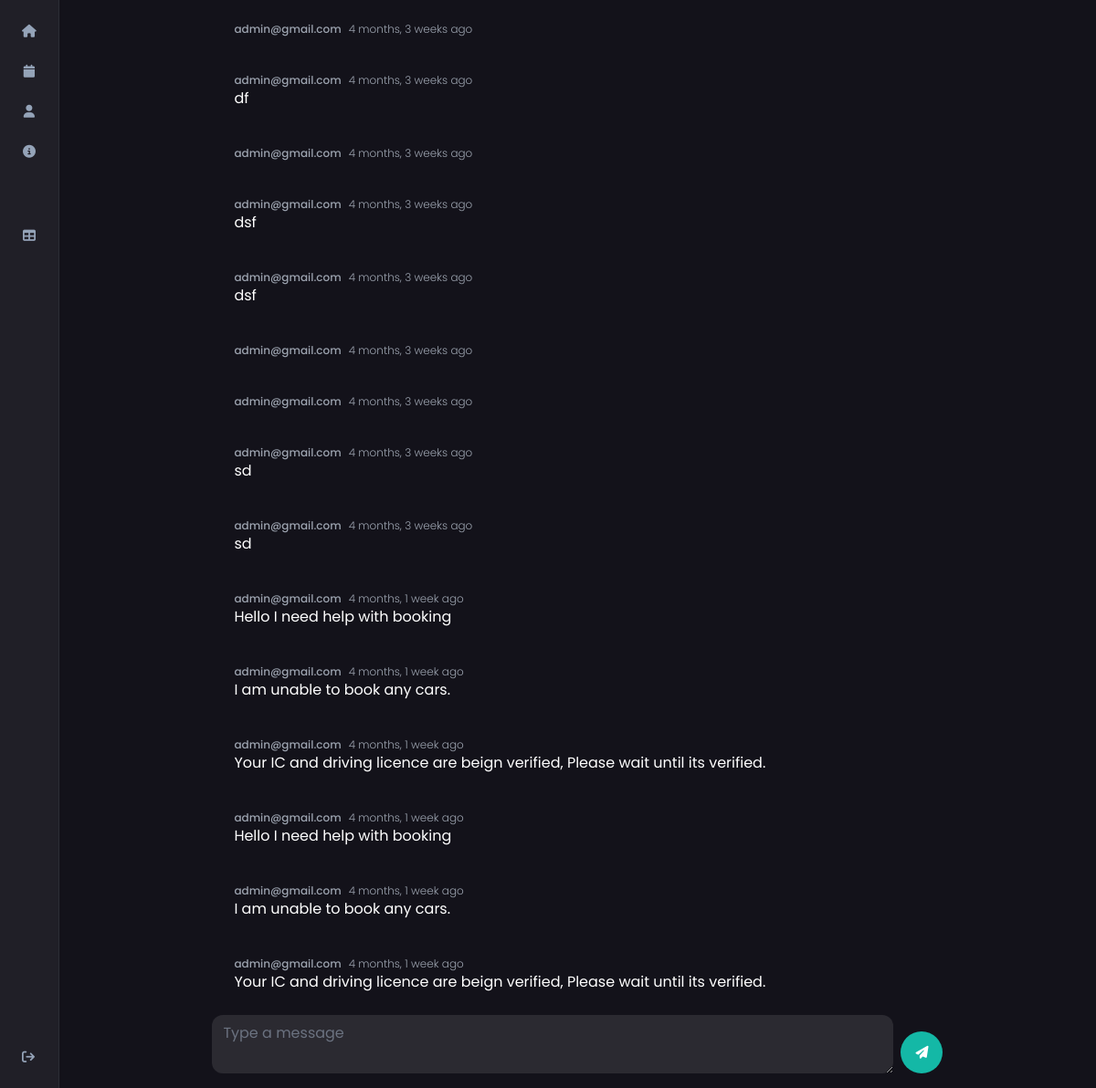
The page /support/ (signed in) on the database its author committed.
### core/models.py (models this page shows, shortened)
class Support_message(models.Model):
    user = models.ForeignKey("accounts.UserAccount", on_delete=models.CASCADE, related_name="support_message_as_user")
    sender = models.ForeignKey("accounts.UserAccount", on_delete=models.CASCADE, related_name="support_message_as_sender")
    content = models.TextField()
    date = models.DateTimeField(auto_now=True)

### accounts/models.py (models this page shows, shortened)
class UserAccount(AbstractBaseUser):
    full_name = models.CharField(max_length=50)
    email = models.EmailField(max_length=254, unique=True)
    ic = models.FileField(upload_to='ic/')
    licence = models.FileField(upload_to='licence/')
    verified_details = models.BooleanField(default=False)
    verified_email = models.BooleanField(default=True)
    email_auth_token = models.CharField(max_length=12, blank=True)
    is_active = models.BooleanField(default = True)
    is_admin = models.BooleanField(default = False)
    is_staff = models.BooleanField(default = False)
    is_superuser = models.BooleanField(default = False)
    USERNAME_FIELD = 'email'
    REQUIRED_FIELDS = []
    objects = UserAccountManager()
    class Meta:
        db_table = "useraccounts"
    def __str__(self):
        return str(self.email)
    @property
    def is_staff(self):
        "Is the user a member of staff?"
        return self.is_admin

### core/views.py (the view, shortened to what this page needs)
# urls.py: path('support/', views.support, name="support"),
@login_required
def support(request):
    message_list = Support_message.objects.filter(user=request.user).order_by("date")
    return render(request, "support.html", { 'message_list': message_list })

### templates/support.html (shortened to what this page needs)
{% extends "_base.html" %}
{% load humanize %}
{% block head %}
    {% load static %}
{% endblock head %}
{% block main %}
<div class="flex flex-col relative full-height max-w-[800px] h-[100vh] max-h-[100vh] m-auto">
    <div id="messages_container" class="flex-1 flex flex-col gap-2 p-2 overflow-auto">
    {% for message in message_list %}
        <div class="p-4 bg-brand-dark rounded-md">
            <div class="flex gap-2 text-xs text-gray-400">
                <span class="font-medium">
                    {{message.sender}}
                </span>
                <span class="font-light">
                    {{ message.date|naturaltime }}
                </span>
            </div>
            <p class="">
                {{message.content}}
            </p>
        </div>
        {% endfor %}
    </div>
    <form method="post" class="w-full flex justify-between gap-2 items-end mb-4">
        <textarea name="content" id="content" rows="2" class="w-full rounded-xl !border-none bg-white/10" placeholder="Type a message"></textarea>
        <button class="btn-round" name="add_message">
            <i class="fa-solid fa-paper-plane"></i>
        </button>
    </form>
</div>
{% endblock main %}

### rows shown on the page
Support_message: sender "admin@gmail.com", date "4 months, 3 weeks ago"
Support_message: sender "admin@gmail.com", date "4 months, 3 weeks ago", content "df"
Support_message: sender "admin@gmail.com", date "4 months, 3 weeks ago"
Support_message: sender "admin@gmail.com", date "4 months, 3 weeks ago", content "dsf"
Support_message: sender "admin@gmail.com", date "4 months, 3 weeks ago", content "dsf"
Support_message: sender "admin@gmail.com", date "4 months, 3 weeks ago"
Support_message: sender "admin@gmail.com", date "4 months, 3 weeks ago"
Support_message: sender "admin@gmail.com", date "4 months, 3 weeks ago", content "sd"
Support_message: sender "admin@gmail.com", date "4 months, 3 weeks ago", content "sd"
Support_message: sender "admin@gmail.com", date "4 months, 1 week ago", content "Hello I need help with booking"
Support_message: sender "admin@gmail.com", date "4 months, 1 week ago", content "I am unable to book any cars."
Support_message: sender "admin@gmail.com", date "4 months, 1 week ago", content "Your IC and driving licence are beign verified, Please wait until its verified."
Support_message: sender "admin@gmail.com", date "4 months, 1 week ago", content "Hello I need help with booking"
Support_message: sender "admin@gmail.com", date "4 months, 1 week ago", content "I am unable to book any cars."
Support_message: sender "admin@gmail.com", date "4 months, 1 week ago", content "Your IC and driving licence are beign verified, Please wait until its verified."
